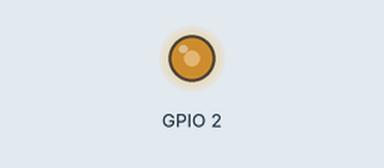
Recording of a program running on a simulated ESP32 board running MicroPython. On the bench: output pins drawn as LEDs (lit = HIGH). At 12.1 s the program stops and its outputs stay as they are.

Above: at 0.05 s.
At 0.8 s:
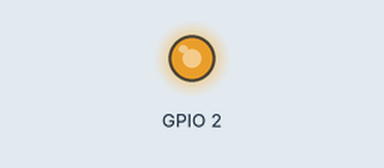
At 1.35 s:
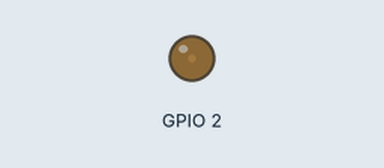
At 1.9 s:
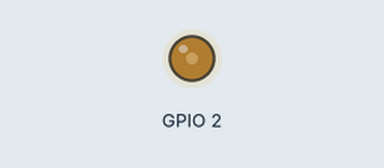
Timing chart, 0 to 4.6 s (numbered marks = the images above):
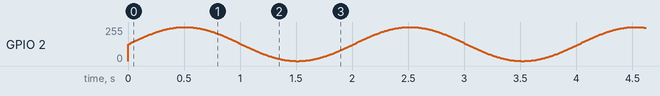

The program:

pwm.py
```python
import machine

class iMacBrightnessPWM:
    MAX_PWM = 1023
    def __init__(self, pin=23, freq=13000, brightness=0.7):
        # Default to pin D23 on DIOT ESP32 Dev Board
        self.pin = machine.Pin(pin)
        self.freq = freq
        self.pwm = None
        self.set_brightness(brightness)

    def set_brightness(self, brightness):
        duty = int(self.MAX_PWM * brightness)
        if self.pwm:
            self.pwm.duty(duty)
        else:
            self.pwm = machine.PWM(self.pin, freq=self.freq, duty=duty)

    def stop(self):
        self.pwm.deinit()

    def led_test(self, t):
        import time, math
        self.set_brightness(0.0)
        for i in range(int(1200)):
            self.set_brightness(math.sin(i / 100 * math.pi) * 0.5 + 0.5)
            time.sleep_ms(t)
        self.stop()

if __name__ == "__main__":
    pwm = iMacBrightnessPWM(2, 1000, 0)
    pwm.led_test(10)
```
